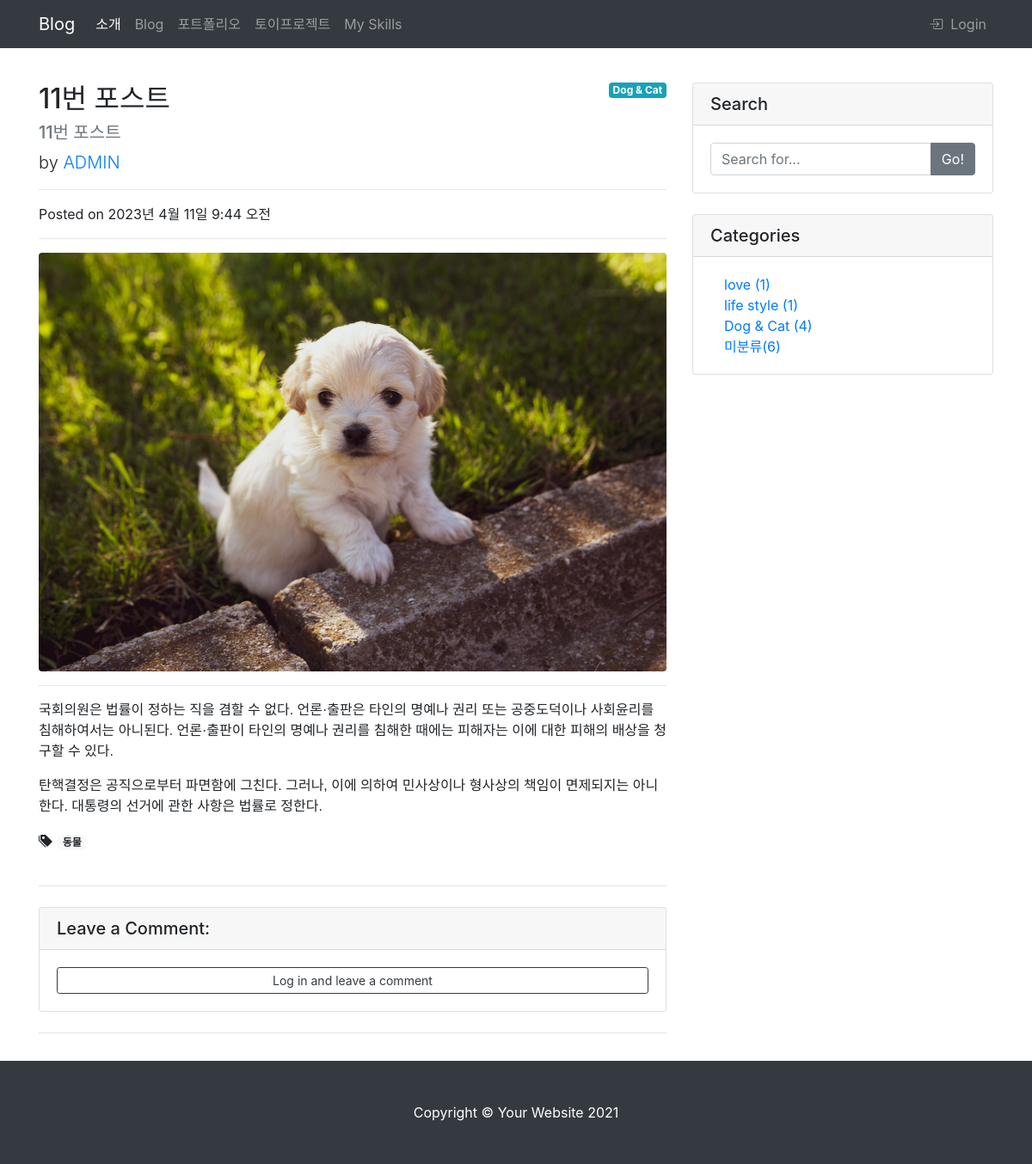
Before: /blog/11/ with the older database file.
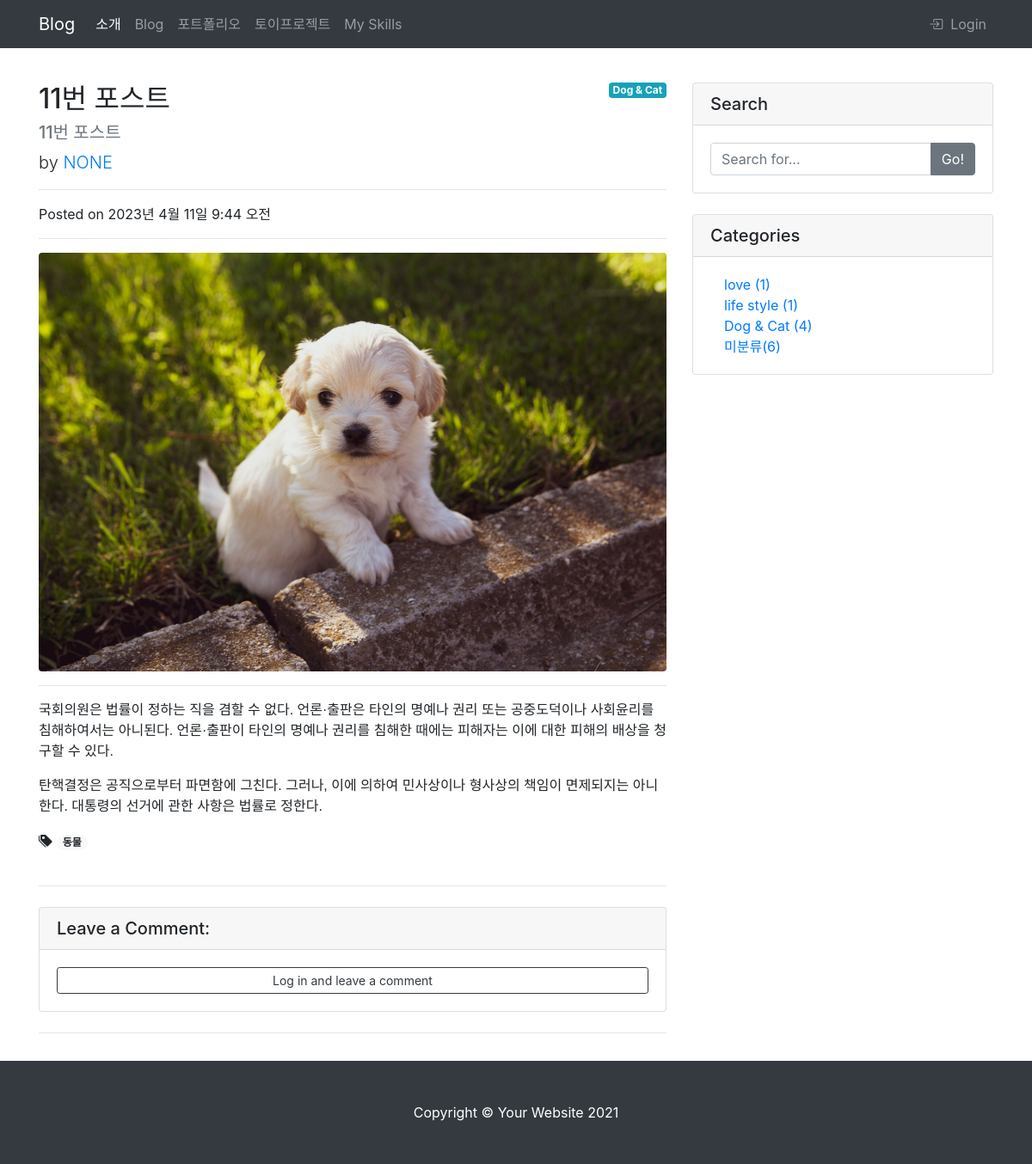
After: the same page with the newer database file.
### blog/models.py (models this page shows, shortened)
class Post(models.Model):
    title = models.CharField(max_length=30)
    hook_text = models.CharField(max_length=100, blank=True)
    content = models.TextField()
    head_image = models.ImageField(upload_to='blog/images/%Y/%m/%d', blank=True)
    file_upload = models.FileField(upload_to='blog/files/%Y/%m/%d', blank=True)
    created_at = models.DateTimeField(auto_now_add=True)
    updated_at = models.DateTimeField(auto_now=True)
    author = models.ForeignKey(User, null=True, on_delete=models.SET_NULL)
    category = models.ForeignKey(Category, null=True, blank=True, on_delete=models.SET_NULL)
    tags = models.ManyToManyField(Tag, blank=True)

class Category(models.Model):
    name = models.CharField(max_length=50, unique=True)
    slug = models.SlugField(max_length=200, unique=True, allow_unicode=True)
    def __str__(self):
        return self.name
    def get_absolute_url(self):
        return f'/blog/category/{self.slug}/'

### blog/views.py (the view)
# urls.py: path('<int:pk>/', views.PostDetail.as_view(), name='post_detail'),
class PostDetail(DetailView):
    model = Post
    def get_context_data(self, **kwargs):
        context = super(PostDetail, self).get_context_data()
        context['categories'] = Category.objects.all()
        context['no_category_post_count'] = Post.objects.filter(category=None).count()
        context['comment_form'] = CommentForm
        return context

### blog/models.py (called while the page is built)
    def __str__(self):
        return self.name

    def get_absolute_url(self):
        return f'/blog/tag/{self.slug}/'

### blog/templates/blog/post_detail.html (shortened to what this page needs)
{% extends 'base.html' %}
{% load crispy_forms_tags %}
{% block main_area %}
<div class="row">
<div class="col-lg-8" id="main-area">
    <div id="post-area">
        {% if post.category %}
            <span class="badge badge-info float-right">{{ post.category }}</span>
        {% else %}
            <span class="badge badge-secondary float-right">미분류</span>
        {% endif %}
        <h2 class="mt-4">{{ post.title }}</h2>
        <h5 class="text-muted">{{ post.hook_text }}</h5>
        <p class="lead">
            by
            <a href="#!">{{ post.author | upper }}</a>
        </p>
        <hr />
        <p>Posted on {{ post.created_at }}</p>
        <hr />
        {% if post.head_image %}
            <img class="img-fluid rounded" src="{{ post.head_image.url }}" alt="{{ post.title }} head_image" />
        {% else %}
            <img class="img-fluid rounded" src="https://picsum.photos/seed/{{ post.id }}/1920/1280" alt="random_image" />
        {% endif %}
        <hr />
        <p class="lead">{{ post.content | safe }}</p>
        {% if post.tags.exists %}
            <i class="bi bi-tags-fill"></i>
            {% for tag in post.tags.iterator %}
                <a href="{{ tag.get_absolute_url }}"><span class="badge badge-pill badge-light">{{ tag }}</span></a>
            {% endfor %}
            <br>
            <br>
        {% endif %}
    </div>
    <hr/>
    <div class="card my-4">
        <h5 class="card-header">Leave a Comment:</h5>
        <div class="card-body">
            {% if user.is_authenticated %}
            <form id="comment-form" method="POST" action="{{ post.get_absolute_url }}new_comment/">
                {% csrf_token %}
                <div class="form-group">{{ comment_form | crispy }}</div>
                <button class="btn btn-primary" type="submit">Submit</button>
            </form>
            {% else %}
                <a href="#" role="button" class="btn btn-outline-dark btn-block btn-sm" data-toggle="modal" data-target="#exampleModal">Log in and leave a comment</a>
            {% endif %}
        </div>
    </div>
    <hr>
</div>
{% include 'blog/side_widget.html' %}
</div>
{% endblock %}

Changed rows visible on the page:
changed Post "11번 포스트": author "ADMIN" → "NONE"
